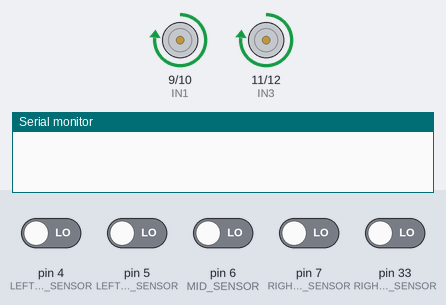
This sketch was run on a simulated Arduino Mega 2560, built with avr-gcc and run on an emulated ATmega2560. Shown: motor-driver pin pairs drawn as motors (green arrow = first pin HIGH = forward, orange = second pin HIGH = backward, longer = more drive, scaled by the enable pin), the last lines printed to the serial monitor. Inputs (shaded band) come from the test bench; at power-on: pin 4 (LEFTMOST_SENSOR), pin 5 (LEFT_TURN_COUNTER_SENSOR), pin 6 (MID_SENSOR), pin 7 (RIGHTMOST_SENSOR), pin 33 (RIGHT_TURN_COUNTER_SENSOR) LOW.

Above: at 1.2 s.
1.3 s: pin 4 (LEFTMOST_SENSOR) driven HIGH
At 2.0 s:
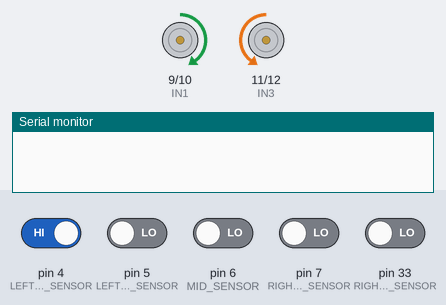
2.8 s: pin 5 (LEFT_TURN_COUNTER_SENSOR) driven HIGH
5.3 s: pin 4 (LEFTMOST_SENSOR) driven LOW
At 8.2 s:
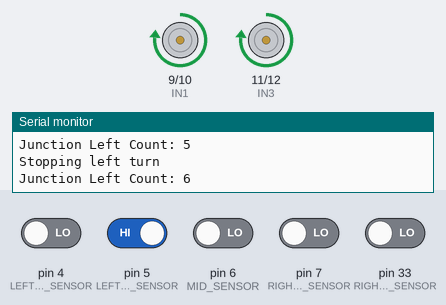
8.3 s: pin 7 (RIGHTMOST_SENSOR) driven HIGH
At 10.6 s:
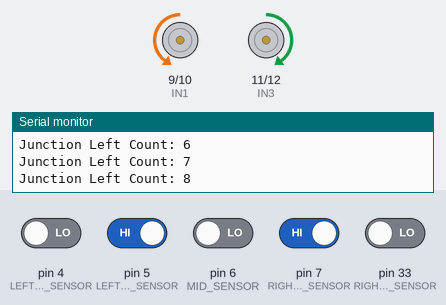
11.3 s: pin 5 (LEFT_TURN_COUNTER_SENSOR) driven LOW
13.6 s: pin 7 (RIGHTMOST_SENSOR) driven LOW
At 14.8 s:
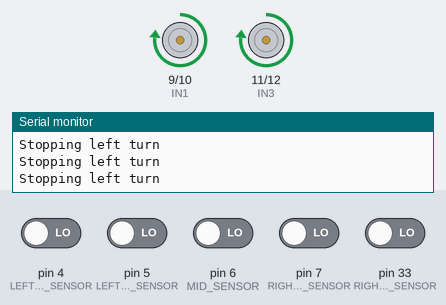
Timing chart, 0 to 16.1 s (numbered marks = the images above; inputs shaded):
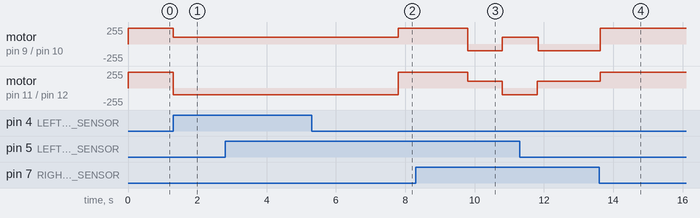

Measured:
- after the input at 1.3 s, motor on pin 9 (IN1) / pin 10 (IN2): forward 240/255 → forward 100/255 at once; motor on pin 11 (IN3) / pin 12 (IN4): forward 240/255 → backward 100/255 at once
- after the input at 5.3 s, motor on pin 9 (IN1) / pin 10 (IN2): forward 100/255 → forward 240/255 after 2.5 s; motor on pin 11 (IN3) / pin 12 (IN4): backward 100/255 → forward 240/255 after 2.5 s
- after the input at 8.3 s, motor on pin 9 (IN1) / pin 10 (IN2): forward 240/255 → backward 100/255 after 1.5 s, → forward 100/255 1.0 s later; motor on pin 11 (IN3) / pin 12 (IN4): forward 240/255 → forward 100/255 after 1.5 s, → backward 100/255 1.0 s later
- after the input at 13.6 s, motor on pin 9 (IN1) / pin 10 (IN2): backward 100/255 → forward 240/255 at once; motor on pin 11 (IN3) / pin 12 (IN4): forward 100/255 → forward 240/255 at once

The sketch:

IR-line-follower.ino
```cpp
// IR Sensor Pins
#define LEFTMOST_SENSOR 4
#define LEFT_TURN_COUNTER_SENSOR 5
#define MID_SENSOR 6
#define RIGHTMOST_SENSOR 7
#define RIGHT_TURN_COUNTER_SENSOR 33

// Motor control pins
const int ENA = 8;
const int IN1 = 9;
const int IN2 = 10;
const int ENB = 13;
const int IN3 = 11;
const int IN4 = 12;

int junctionLeftCount = 0;
int junctionRightCount = 0;
int junctionCount = 0;
bool junctionLeftDetected = false;
bool junctionRightDetected = false;
bool junctionDetected = false;

bool matrixMode = true;

int right;
int mid;
int left;
int counter;
int counterLeft;
int counterRight;
bool turnRightCondition;

int row = 0;
int col = 0;

void setup() {
  // Sensor Pins
  pinMode(LEFTMOST_SENSOR, INPUT);
  pinMode(MID_SENSOR, INPUT);
  pinMode(RIGHTMOST_SENSOR, INPUT);
  pinMode(LEFT_TURN_COUNTER_SENSOR, INPUT);
  pinMode(RIGHT_TURN_COUNTER_SENSOR, INPUT);
  Serial.begin(9600);

  // Motor Pins
  pinMode(ENA, OUTPUT);
  pinMode(IN1, OUTPUT);
  pinMode(IN2, OUTPUT);
  pinMode(IN3, OUTPUT);
  pinMode(IN4, OUTPUT);
  pinMode(ENB, OUTPUT);
}

void loop() {
  left = digitalRead(LEFTMOST_SENSOR);
  mid = digitalRead(MID_SENSOR);
  right = digitalRead(RIGHTMOST_SENSOR);
  counterLeft = digitalRead(LEFT_TURN_COUNTER_SENSOR);
  counterRight = digitalRead(RIGHT_TURN_COUNTER_SENSOR);

  //Junction Left Calculation
  if (counterLeft == 1) {
    if (!junctionLeftDetected) {
      junctionLeftCount++;
      Serial.print("Junction Left Count: ");
      Serial.println(junctionLeftCount);
      junctionLeftDetected = false;
      delay(1000);  // Avoid double counting
    } else {
      junctionLeftDetected = false;  // Reset when not on a junction
    }
  }
  //Junction Right Calculation
  if (counterRight == 1) {
    if (!junctionRightDetected) {
      junctionRightCount++;
      // Serial.print("Junction Right Count: ");
      // Serial.println(junctionRightCount);
      junctionRightDetected = false;
      delay(500);  // Avoid double counting
    } else {
      junctionRightDetected = false;  // Reset when not on a junction
    }
  }

   //Special Turns before matrix
  if (junctionLeftCount == 4 || junctionLeftCount == 8) {
    Serial.println("Turning left");
    turnLeft();
    return;
  }
  //Stops motor
  if (junctionLeftCount == 5 || junctionLeftCount == 9) {
    Serial.println("Stopping left turn");
    moveForward();
  }

 if (junctionLeftCount > 9) {
  if (!matrixMode) {
    Serial.println("Switching to matrix mode!");
  }
  matrixMode = true;  // Activate matrix mode
  junctionLeftDetected = false;
}


  // Make sure updatePosition() runs continuously when matrixMode is active
  //if (matrixMode) {
    //updatePosition();
 // }

  /* //In matrix
  if (junctionRightCount == 10 || junctionRightCount == 14) {
    Serial.println("Turning Right");
    turnRight();
    return;  // Skip rest of the loop while turning right
  }
  //Stops motor
  if (junctionRightCount == 11 || junctionRightCount == 15) {
    Serial.println("Stopping Right turn");
    moveForward();
  }
*/
  //Line Follower and Junction Detection (White = 0 and Black = 1)
  if (left == 1 && mid == 1 && right == 1) {
    moveForward();
  }
  if (left == 0 && mid == 1 && right == 0) {
    moveForward();
  }
  if (left == 1 && mid == 0 && right == 0) {
    turnLeft();
  }
  if (left == 1 && mid == 1 && right == 0) {
    turnLeft();
  }
  if (left == 0 && mid == 0 && right == 1) {
    turnRight();
  }
  if (left == 0 && mid == 1 && right == 1) {
    turnRight();
  }
    if (left == 1 && mid == 1 && right == 0) {
    turnLeft();
  }
  if (left == 0 && mid == 0 && right == 0) {
    moveForward();
  }
}

void updatePosition() {
  if (counterLeft == 1 && counterRight == 1) {
    if (!junctionDetected) {
      junctionCount++;
      Serial.print("Junction Count: ");
      Serial.println(junctionCount);
      junctionDetected = true;  // Set to true so we don’t double-count
      delay(800);               // Avoid double-counting

      if (row == 0) {
        row = 1;
        col = 1;
      } else if (row == 1) {
        if (col < 3) {
          col++;  // Moving right
          moveForward();
        } else {
          row++;  // Reached (1,3), turn down
          Serial.println("Turning right to move down");
          turnRight();
          delay(2000);
        }
      } else if (row == 2) {
        if (col > 1) {
          col--;  // Moving left
          moveForward();
        } else {
          row++;  // Reached (2,1), turn down
          Serial.println("Turning left to move down");
          turnLeft();
          delay(2000);
        }
      } else if (row == 3) {
        if (col < 3) {
          col++;
          moveForward();
        } else {
          Serial.println("Reached (3,3), stopping");
          stopMotors();
        }
      }

      Serial.print("Current Position: (");
      Serial.print(row);
      Serial.print(",");
      Serial.print(col);
      Serial.println(")");
    }
  } else {
    // Reset junctionDetected only when the bot moves off the junction
    if (junctionDetected) {
      Serial.println("Left the junction");
    }
    junctionDetected = false;
  }

  // Line following when not on a junction
  if (!junctionDetected) {
    if (left == 1 && mid == 1 && right == 1) {
      moveForward();
    } else if (left == 0 && mid == 1 && right == 0) {
      moveForward();
    } else if (left == 1 && mid == 0 && right == 0) {
      turnLeft();
    } else if (left == 1 && mid == 1 && right == 0) {
      turnLeft();
    } else if (left == 0 && mid == 0 && right == 1) {
      turnRight();
    } else if (left == 0 && mid == 1 && right == 1) {
      turnRight();
    } else if (left == 0 && mid == 0 && right == 0) {
      moveForward();
    }
  }
}


// Motor Control Functions
void moveForward() {
  // Serial.println("Moving Forward!");
  analogWrite(ENA, 240);
  analogWrite(ENB, 240);
  digitalWrite(IN1, HIGH);
  digitalWrite(IN2, LOW);
  digitalWrite(IN3, HIGH);
  digitalWrite(IN4, LOW);
}

void turnRight() {
  // Serial.println("Moving Right!");
  analogWrite(ENA, 100);
  analogWrite(ENB, 100);
  digitalWrite(IN1, LOW);
  digitalWrite(IN2, HIGH);
  digitalWrite(IN3, HIGH);
  digitalWrite(IN4, LOW);
}

void turnLeft() {
  //Serial.println("Moving Left!");
  analogWrite(ENA, 100);
  analogWrite(ENB, 100);
  digitalWrite(IN1, HIGH);
  digitalWrite(IN2, LOW);
  digitalWrite(IN3, LOW);
  digitalWrite(IN4, HIGH);
}

void stopMotors() {
  digitalWrite(IN1, LOW);
  digitalWrite(IN2, LOW);
  digitalWrite(IN3, LOW);
  digitalWrite(IN4, LOW);
}
```
